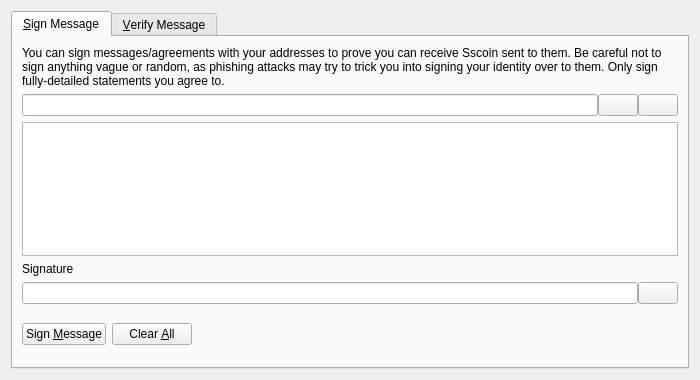
<?xml version="1.0" encoding="UTF-8"?>
<ui version="4.0">
 <class>SignVerifyMessageDialog</class>
 <widget class="QDialog" name="SignVerifyMessageDialog">
  <property name="geometry">
   <rect>
    <x>0</x>
    <y>0</y>
    <width>700</width>
    <height>380</height>
   </rect>
  </property>
  <property name="windowTitle">
   <string>Signatures - Sign / Verify a Message</string>
  </property>
  <property name="modal">
   <bool>true</bool>
  </property>
  <layout class="QVBoxLayout" name="verticalLayout">
   <item>
    <widget class="QTabWidget" name="tabWidget">
     <property name="currentIndex">
      <number>0</number>
     </property>
     <widget class="QWidget" name="tabSignMessage">
      <attribute name="title">
       <string>&amp;Sign Message</string>
      </attribute>
      <layout class="QVBoxLayout" name="verticalLayout_SM">
       <item>
        <widget class="QLabel" name="infoLabel_SM">
         <property name="text">
          <string>You can sign messages/agreements with your addresses to prove you can receive Sscoin sent to them. Be careful not to sign anything vague or random, as phishing attacks may try to trick you into signing your identity over to them. Only sign fully-detailed statements you agree to.</string>
         </property>
         <property name="textFormat">
          <enum>Qt::PlainText</enum>
         </property>
         <property name="wordWrap">
          <bool>true</bool>
         </property>
        </widget>
       </item>
       <item>
        <layout class="QHBoxLayout" name="horizontalLayout_1_SM">
         <property name="spacing">
          <number>0</number>
         </property>
         <item>
          <widget class="QValidatedLineEdit" name="addressIn_SM">
           <property name="toolTip">
            <string>The Sscoin address to sign the message with</string>
           </property>
          </widget>
         </item>
         <item>
          <widget class="QPushButton" name="addressBookButton_SM">
           <property name="toolTip">
            <string>Choose previously used address</string>
           </property>
           <property name="text">
            <string/>
           </property>
           <property name="shortcut">
            <string>Alt+A</string>
           </property>
           <property name="autoDefault">
            <bool>false</bool>
           </property>
          </widget>
         </item>
         <item>
          <widget class="QPushButton" name="pasteButton_SM">
           <property name="toolTip">
            <string>Paste address from clipboard</string>
           </property>
           <property name="text">
            <string/>
           </property>
           <property name="shortcut">
            <string>Alt+P</string>
           </property>
           <property name="autoDefault">
            <bool>false</bool>
           </property>
          </widget>
         </item>
        </layout>
       </item>
       <item>
        <widget class="QPlainTextEdit" name="messageIn_SM">
         <property name="toolTip">
          <string>Enter the message you want to sign here</string>
         </property>
        </widget>
       </item>
       <item>
        <widget class="QLabel" name="signatureLabel_SM">
         <property name="text">
          <string>Signature</string>
         </property>
         <property name="textFormat">
          <enum>Qt::PlainText</enum>
         </property>
        </widget>
       </item>
       <item>
        <layout class="QHBoxLayout" name="horizontalLayout_2_SM">
         <property name="spacing">
          <number>0</number>
         </property>
         <item>
          <widget class="QLineEdit" name="signatureOut_SM">
           <property name="font">
            <font>
             <italic>true</italic>
            </font>
           </property>
           <property name="readOnly">
            <bool>true</bool>
           </property>
          </widget>
         </item>
         <item>
          <widget class="QPushButton" name="copySignatureButton_SM">
           <property name="toolTip">
            <string>Copy the current signature to the system clipboard</string>
           </property>
           <property name="text">
            <string/>
           </property>
           <property name="autoDefault">
            <bool>false</bool>
           </property>
          </widget>
         </item>
        </layout>
       </item>
       <item>
        <layout class="QHBoxLayout" name="horizontalLayout_3_SM">
         <item>
          <widget class="QPushButton" name="signMessageButton_SM">
           <property name="toolTip">
            <string>Sign the message to prove you own this Sscoin address</string>
           </property>
           <property name="text">
            <string>Sign &amp;Message</string>
           </property>
           <property name="autoDefault">
            <bool>false</bool>
           </property>
          </widget>
         </item>
         <item>
          <widget class="QPushButton" name="clearButton_SM">
           <property name="toolTip">
            <string>Reset all sign message fields</string>
           </property>
           <property name="text">
            <string>Clear &amp;All</string>
           </property>
           <property name="autoDefault">
            <bool>false</bool>
           </property>
          </widget>
         </item>
         <item>
          <spacer name="horizontalSpacer_1_SM">
           <property name="orientation">
            <enum>Qt::Horizontal</enum>
           </property>
           <property name="sizeHint" stdset="0">
            <size>
             <width>40</width>
             <height>48</height>
            </size>
           </property>
          </spacer>
         </item>
         <item>
          <widget class="QLabel" name="statusLabel_SM">
           <property name="font">
            <font>
             <weight>75</weight>
             <bold>true</bold>
            </font>
           </property>
           <property name="text">
            <string/>
           </property>
           <property name="wordWrap">
            <bool>true</bool>
           </property>
          </widget>
         </item>
         <item>
          <spacer name="horizontalSpacer_2_SM">
           <property name="orientation">
            <enum>Qt::Horizontal</enum>
           </property>
           <property name="sizeHint" stdset="0">
            <size>
             <width>40</width>
             <height>48</height>
            </size>
           </property>
          </spacer>
         </item>
        </layout>
       </item>
      </layout>
     </widget>
     <widget class="QWidget" name="tabVerifyMessage">
      <attribute name="title">
       <string>&amp;Verify Message</string>
      </attribute>
      <layout class="QVBoxLayout" name="verticalLayout_VM">
       <item>
        <widget class="QLabel" name="infoLabel_VM">
         <property name="text">
          <string>Enter the receiver's address, message (ensure you copy line breaks, spaces, tabs, etc. exactly) and signature below to verify the message. Be careful not to read more into the signature than what is in the signed message itself, to avoid being tricked by a man-in-the-middle attack. Note that this only proves the signing party receives with the address, it cannot prove sendership of any transaction!</string>
         </property>
         <property name="textFormat">
          <enum>Qt::PlainText</enum>
         </property>
         <property name="alignment">
          <set>Qt::AlignLeading|Qt::AlignLeft|Qt::AlignTop</set>
         </property>
         <property name="wordWrap">
          <bool>true</bool>
         </property>
        </widget>
       </item>
       <item>
        <layout class="QHBoxLayout" name="horizontalLayout_1_VM">
         <property name="spacing">
          <number>0</number>
         </property>
         <item>
          <widget class="QValidatedLineEdit" name="addressIn_VM">
           <property name="toolTip">
            <string>The Sscoin address the message was signed with</string>
           </property>
          </widget>
         </item>
         <item>
          <widget class="QPushButton" name="addressBookButton_VM">
           <property name="toolTip">
            <string>Choose previously used address</string>
           </property>
           <property name="text">
            <string/>
           </property>
           <property name="shortcut">
            <string>Alt+A</string>
           </property>
           <property name="autoDefault">
            <bool>false</bool>
           </property>
          </widget>
         </item>
        </layout>
       </item>
       <item>
        <widget class="QPlainTextEdit" name="messageIn_VM"/>
       </item>
       <item>
        <widget class="QValidatedLineEdit" name="signatureIn_VM"/>
       </item>
       <item>
        <layout class="QHBoxLayout" name="horizontalLayout_2_VM">
         <item>
          <widget class="QPushButton" name="verifyMessageButton_VM">
           <property name="toolTip">
            <string>Verify the message to ensure it was signed with the specified Sscoin address</string>
           </property>
           <property name="text">
            <string>Verify &amp;Message</string>
           </property>
           <property name="autoDefault">
            <bool>false</bool>
           </property>
          </widget>
         </item>
         <item>
          <widget class="QPushButton" name="clearButton_VM">
           <property name="toolTip">
            <string>Reset all verify message fields</string>
           </property>
           <property name="text">
            <string>Clear &amp;All</string>
           </property>
           <property name="autoDefault">
            <bool>false</bool>
           </property>
          </widget>
         </item>
         <item>
          <spacer name="horizontalSpacer_1_VM">
           <property name="orientation">
            <enum>Qt::Horizontal</enum>
           </property>
           <property name="sizeHint" stdset="0">
            <size>
             <width>40</width>
             <height>48</height>
            </size>
           </property>
          </spacer>
         </item>
         <item>
          <widget class="QLabel" name="statusLabel_VM">
           <property name="font">
            <font>
             <weight>75</weight>
             <bold>true</bold>
            </font>
           </property>
           <property name="text">
            <string/>
           </property>
           <property name="wordWrap">
            <bool>true</bool>
           </property>
          </widget>
         </item>
         <item>
          <spacer name="horizontalSpacer_2_VM">
           <property name="orientation">
            <enum>Qt::Horizontal</enum>
           </property>
           <property name="sizeHint" stdset="0">
            <size>
             <width>40</width>
             <height>48</height>
            </size>
           </property>
          </spacer>
         </item>
        </layout>
       </item>
      </layout>
     </widget>
    </widget>
   </item>
  </layout>
 </widget>
 <customwidgets>
  <customwidget>
   <class>QValidatedLineEdit</class>
   <extends>QLineEdit</extends>
   <header>qvalidatedlineedit.h</header>
  </customwidget>
 </customwidgets>
 <resources>
  <include location="../sscoin.qrc"/>
 </resources>
 <connections/>
</ui>
